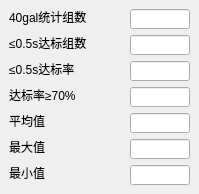
     <widget class="QWidget" name="page">
      <widget class="QLabel" name="label_45">
       <property name="geometry">
        <rect>
         <x>9</x>
         <y>9</y>
         <width>91</width>
         <height>16</height>
        </rect>
       </property>
       <property name="text">
        <string>40gal统计组数</string>
       </property>
      </widget>
      <widget class="QLineEdit" name="s_40gal_judgetime_sum">
       <property name="geometry">
        <rect>
         <x>130</x>
         <y>9</y>
         <width>60</width>
         <height>20</height>
        </rect>
       </property>
       <property name="readOnly">
        <bool>true</bool>
       </property>
      </widget>
      <widget class="QLabel" name="label_47">
       <property name="geometry">
        <rect>
         <x>9</x>
         <y>35</y>
         <width>80</width>
         <height>16</height>
        </rect>
       </property>
       <property name="text">
        <string>≤0.5s达标组数</string>
       </property>
      </widget>
      <widget class="QLineEdit" name="s_40gal_judgetime_le_cnt">
       <property name="geometry">
        <rect>
         <x>130</x>
         <y>35</y>
         <width>60</width>
         <height>20</height>
        </rect>
       </property>
       <property name="readOnly">
        <bool>true</bool>
       </property>
      </widget>
      <widget class="QLabel" name="label_48">
       <property name="geometry">
        <rect>
         <x>9</x>
         <y>61</y>
         <width>68</width>
         <height>16</height>
        </rect>
       </property>
       <property name="text">
        <string>≤0.5s达标率</string>
       </property>
      </widget>
      <widget class="QLineEdit" name="s_40gal_judgetime_le_rate">
       <property name="geometry">
        <rect>
         <x>130</x>
         <y>61</y>
         <width>60</width>
         <height>20</height>
        </rect>
       </property>
       <property name="readOnly">
        <bool>true</bool>
       </property>
      </widget>
      <widget class="QLabel" name="label_18">
       <property name="geometry">
        <rect>
         <x>9</x>
         <y>87</y>
         <width>70</width>
         <height>16</height>
        </rect>
       </property>
       <property name="text">
        <string>达标率≥70%</string>
       </property>
      </widget>
      <widget class="QLineEdit" name="s_40gal_judgetime_pass">
       <property name="geometry">
        <rect>
         <x>130</x>
         <y>87</y>
         <width>60</width>
         <height>20</height>
        </rect>
       </property>
      </widget>
      <widget class="QLabel" name="label_46">
       <property name="geometry">
        <rect>
         <x>9</x>
         <y>113</y>
         <width>36</width>
         <height>16</height>
        </rect>
       </property>
       <property name="text">
        <string>平均值</string>
       </property>
      </widget>
      <widget class="QLineEdit" name="s_40gal_judgetime_avg">
       <property name="geometry">
        <rect>
         <x>130</x>
         <y>113</y>
         <width>60</width>
         <height>20</height>
        </rect>
       </property>
      </widget>
      <widget class="QLabel" name="label_51">
       <property name="geometry">
        <rect>
         <x>9</x>
         <y>139</y>
         <width>36</width>
         <height>16</height>
        </rect>
       </property>
       <property name="text">
        <string>最大值</string>
       </property>
      </widget>
      <widget class="QLineEdit" name="s_40gal_judgetime_max">
       <property name="geometry">
        <rect>
         <x>130</x>
         <y>139</y>
         <width>60</width>
         <height>20</height>
        </rect>
       </property>
      </widget>
      <widget class="QLabel" name="label_50">
       <property name="geometry">
        <rect>
         <x>9</x>
         <y>165</y>
         <width>36</width>
         <height>16</height>
        </rect>
       </property>
       <property name="text">
        <string>最小值</string>
       </property>
      </widget>
      <widget class="QLineEdit" name="s_40gal_judgetime_min">
       <property name="geometry">
        <rect>
         <x>130</x>
         <y>165</y>
         <width>60</width>
         <height>20</height>
        </rect>
       </property>
      </widget>
     </widget>
